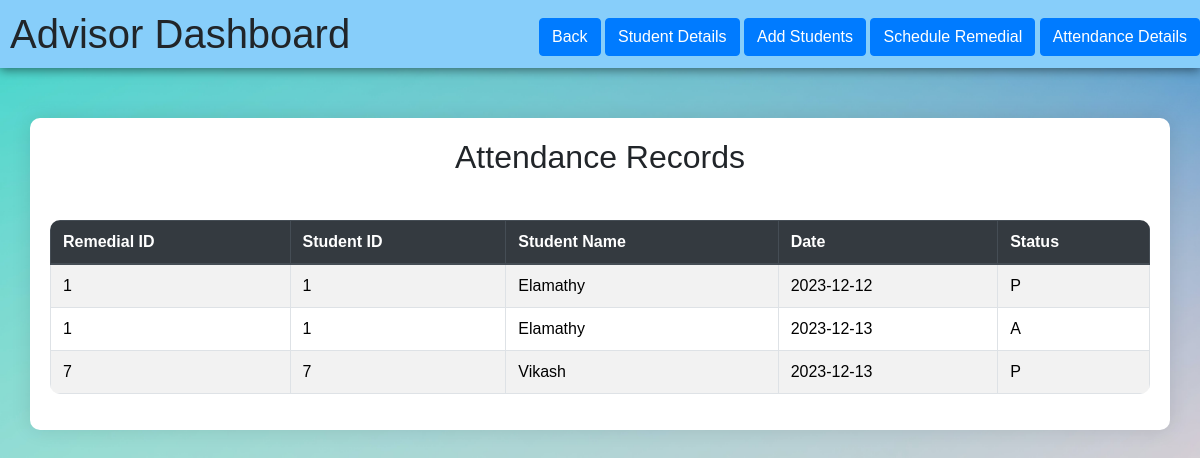
/viewattendance.php, run on the app's committed database.
### tables this page shows
CREATE TABLE IF NOT EXISTS `attendance` (
  `remedial_id` int NOT NULL,
  `student_id` varchar(10) NOT NULL,
  `attendance_1` date NOT NULL,
  `status` varchar(1) NOT NULL,
  KEY `remedial_id` (`remedial_id`),
  KEY `student_id` (`student_id`)
);

CREATE TABLE IF NOT EXISTS `student` (
  `student_id` varchar(10) NOT NULL,
  `student_name` varchar(20) NOT NULL,
  `class` varchar(8) NOT NULL,
  PRIMARY KEY (`student_id`)
);

### viewattendance.php (the view, shortened to what this page needs)
<?php
include("admin_dashboard.php");
include("admin_css.php");
include("dbconnection.php");
$fetchAttendance = "SELECT * FROM attendance a
                    JOIN student s ON a.student_id = s.student_id";
$result = mysqli_query($data, $fetchAttendance);
?>
<!DOCTYPE html>
<html lang="en">
<head>
    <link rel="stylesheet" href="https://stackpath.bootstrapcdn.com/bootstrap/4.5.2/css/bootstrap.min.css">
</head>
<body>
<div class="container">
    <h2 class="text-center mb-4">Attendance Records</h2>
    <?php if (mysqli_num_rows($result) > 0) : ?>
        <div class="table-responsive">
            <table class="table table-bordered table-striped">
                <thead class="thead-dark">
                    <tr>
                        <th>Remedial ID</th>
                        <th>Student ID</th>
                        <th>Student Name</th>
                        <th>Date</th>
                        <th>Status</th>
                    </tr>
                </thead>
                <tbody>
                    <?php while ($row = mysqli_fetch_assoc($result)) : ?>
                        <tr>
                            <td><?php echo $row['remedial_id']; ?></td>
                            <td><?php echo $row['student_id']; ?></td>
                            <td><?php echo $row['student_name']; ?></td>
                            <td><?php echo $row['attendance_1']; ?></td>
                            <td><?php echo ucfirst($row['status']); ?></td>
                        </tr>
                    <?php endwhile; ?>
                </tbody>
            </table>
        </div>
    <?php else : ?>
        <p class="no-records">No attendance records found.</p>
    <?php endif; ?>
</div>
</body>
</html>

### admin.css (style rules this page uses)
* { margin:0px; padding:0px; }

### viewattendance.php (style rules this page uses)
body { font-family: 'Arial', sans-serif; background-color: #f8f9fa; margin: 0; padding: 0; background-image: url('u.jpg'); background-size: cover; background-position: center fixed; }
.container { margin: 50px auto; background-color: #fff; padding: 20px; border-radius: 10px; box-shadow: 0 0 20px rgba(0, 0, 0, 0.1); }
table { width: 100%; border-collapse: collapse; margin-top: 20px; border-radius: 10px; overflow: hidden; }
table, th, td { border: 1px solid #dee2e6; }
th, td { padding: 15px; text-align: left; }
th { background-color: #007bff; color: #fff; }

### data on the page
attendance: remedial "1", student.student_id "1", student.student_name "Elamathy", attendance_1 "2023-12-12", status "P"
attendance: remedial "1", student.student_id "1", student.student_name "Elamathy", attendance_1 "2023-12-13", status "A"
attendance: remedial "7", student.student_id "7", student.student_name "Vikash", attendance_1 "2023-12-13", status "P"
